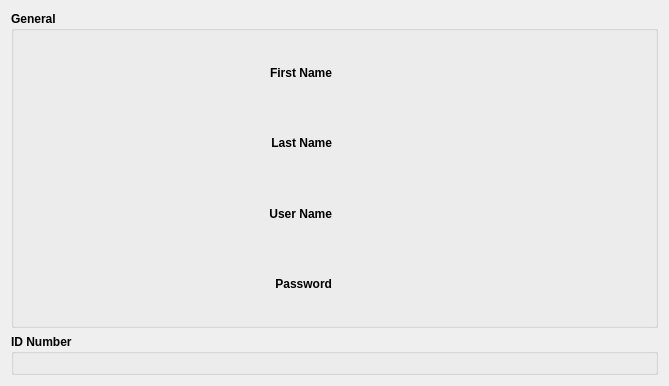
<?xml version="1.0" encoding="UTF-8"?>
<ui version="4.0">
 <class>PersonShow</class>
 <widget class="QWidget" name="PersonShow">
  <property name="geometry">
   <rect>
    <x>0</x>
    <y>0</y>
    <width>669</width>
    <height>386</height>
   </rect>
  </property>
  <property name="windowTitle">
   <string>Form</string>
  </property>
  <layout class="QVBoxLayout" name="verticalLayout_2">
   <item>
    <widget class="QGroupBox" name="infoGroup">
     <property name="sizePolicy">
      <sizepolicy hsizetype="MinimumExpanding" vsizetype="MinimumExpanding">
       <horstretch>0</horstretch>
       <verstretch>0</verstretch>
      </sizepolicy>
     </property>
     <property name="font">
      <font>
       <bold>true</bold>
      </font>
     </property>
     <property name="title">
      <string>General</string>
     </property>
     <layout class="QGridLayout" name="gridLayout">
      <item row="3" column="1">
       <widget class="QLabel" name="passwordLabel">
        <property name="font">
         <font>
          <bold>false</bold>
         </font>
        </property>
        <property name="text">
         <string/>
        </property>
       </widget>
      </item>
      <item row="1" column="0">
       <widget class="QLabel" name="lastNameTitle">
        <property name="text">
         <string>Last Name</string>
        </property>
        <property name="alignment">
         <set>Qt::AlignmentFlag::AlignRight|Qt::AlignmentFlag::AlignTrailing|Qt::AlignmentFlag::AlignVCenter</set>
        </property>
       </widget>
      </item>
      <item row="2" column="0">
       <widget class="QLabel" name="userNameTitle">
        <property name="text">
         <string>User Name</string>
        </property>
        <property name="alignment">
         <set>Qt::AlignmentFlag::AlignRight|Qt::AlignmentFlag::AlignTrailing|Qt::AlignmentFlag::AlignVCenter</set>
        </property>
       </widget>
      </item>
      <item row="0" column="1">
       <widget class="QLabel" name="firstNameLabel">
        <property name="font">
         <font>
          <bold>false</bold>
         </font>
        </property>
        <property name="text">
         <string/>
        </property>
       </widget>
      </item>
      <item row="2" column="1">
       <widget class="QLabel" name="userNameLabel">
        <property name="font">
         <font>
          <bold>false</bold>
         </font>
        </property>
        <property name="text">
         <string/>
        </property>
       </widget>
      </item>
      <item row="0" column="0">
       <widget class="QLabel" name="firstNameTitle">
        <property name="text">
         <string>First Name</string>
        </property>
        <property name="alignment">
         <set>Qt::AlignmentFlag::AlignRight|Qt::AlignmentFlag::AlignTrailing|Qt::AlignmentFlag::AlignVCenter</set>
        </property>
       </widget>
      </item>
      <item row="3" column="0">
       <widget class="QLabel" name="passwordTitle">
        <property name="text">
         <string>Password</string>
        </property>
        <property name="alignment">
         <set>Qt::AlignmentFlag::AlignRight|Qt::AlignmentFlag::AlignTrailing|Qt::AlignmentFlag::AlignVCenter</set>
        </property>
       </widget>
      </item>
      <item row="1" column="1">
       <widget class="QLabel" name="lastNameLabel">
        <property name="font">
         <font>
          <bold>false</bold>
         </font>
        </property>
        <property name="text">
         <string/>
        </property>
       </widget>
      </item>
     </layout>
    </widget>
   </item>
   <item>
    <widget class="QGroupBox" name="identifierGroup">
     <property name="font">
      <font>
       <bold>true</bold>
      </font>
     </property>
     <property name="title">
      <string>ID Number</string>
     </property>
     <layout class="QVBoxLayout" name="verticalLayout">
      <item>
       <widget class="QWidget" name="entityView" native="true"/>
      </item>
     </layout>
    </widget>
   </item>
  </layout>
 </widget>
 <resources/>
 <connections/>
</ui>
